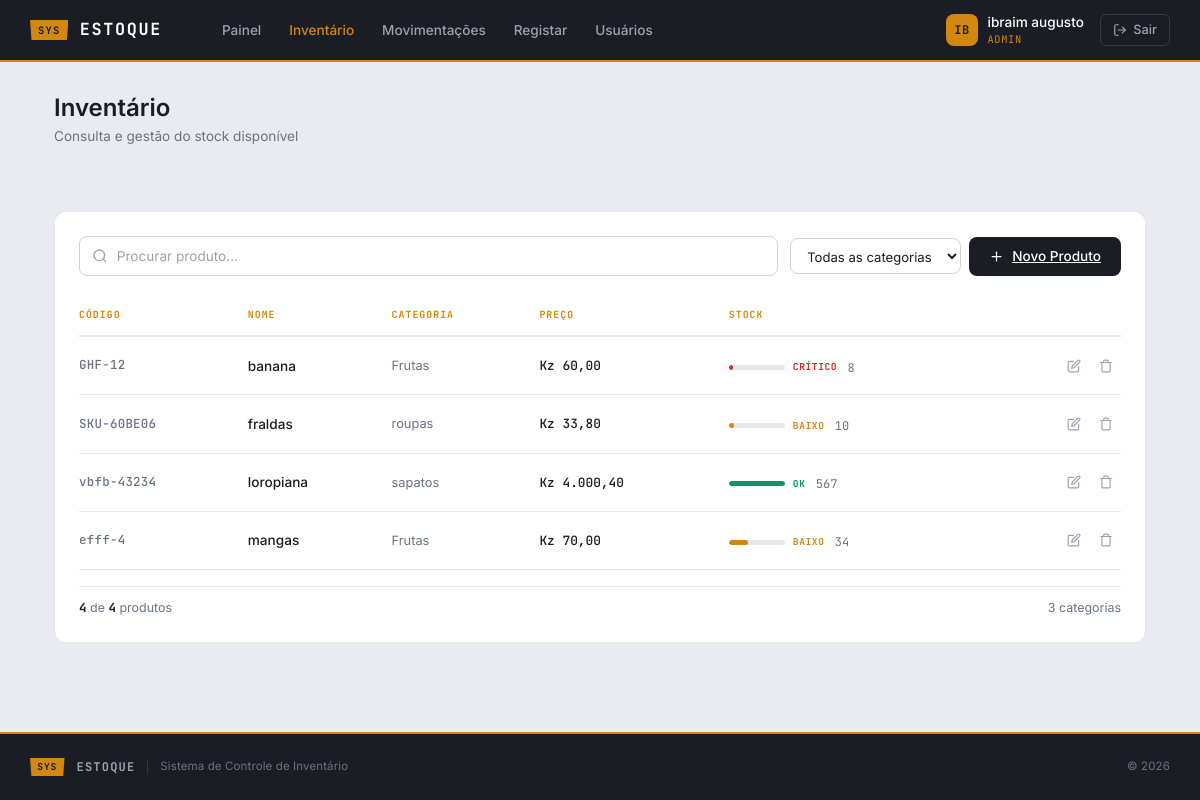
/pages/ListarProdutos.php (signed in), run on the app's committed database.
### tables this page shows
CREATE TABLE `produtos` (
  `id` int(11) NOT NULL,
  `codigo` varchar(20) NOT NULL,
  `nome` varchar(100) NOT NULL,
  `categoria` varchar(100) DEFAULT NULL,
  `preco` decimal(10,2) DEFAULT NULL,
  `quantidade` int(11) DEFAULT 0,
  `categoria_id` int(11) DEFAULT NULL
);

CREATE TABLE `categorias` (
  `id` int(11) NOT NULL,
  `nome` varchar(100) NOT NULL,
  `created_at` timestamp NOT NULL DEFAULT current_timestamp()
);

### model/Produto.php (called while the page is built, shortened)
<?php
class Produto {
    private $conn;
    public function __construct($conn) {
        $this->conn = $conn;
    }
    public function listar() {
        $sql = "SELECT p.*, c.nome AS categoria FROM produtos p LEFT JOIN categorias c ON p.categoria_id = c.id ORDER BY p.nome ASC";
        $query = $this->conn->prepare($sql);
        $query->execute();
        $resultado = $query->get_result();
        return $resultado->fetch_all(MYSQLI_ASSOC);
    }
}

### pages/ListarProdutos.php (the view, shortened to what this page needs)
<?php
require_once __DIR__ . "/../config/Database.php";
require_once __DIR__ . "/../model/Produto.php";
$db = new Database();
$conn = $db->conectar();
$produto = new Produto($conn);
$produtos = $produto->listar();
$categorias = [];
foreach ($produtos as $p) {
    if (!empty($p['categoria']) && !in_array($p['categoria'], $categorias)) {
        $categorias[] = $p['categoria'];
    }
}
sort($categorias);
$totalCount = count($produtos);
require_once "layouts/header.php";
?>
<div class="app-body">
    <div class="app-container">
        <div class="page-header">
            <h1>Inventário</h1>
            <p>Consulta e gestão do stock disponível</p>
        </div>
        <div class="card-app">
            <div class="list-toolbar">
                <div class="list-search-wrap">
                    <input type="text" class="list-search" id="searchInput" placeholder="Procurar produto..." autocomplete="off">
                </div>
                <div class="list-toolbar-right">
                    <select class="list-filter" id="categoryFilter">
                        <option value="">Todas as categorias</option>
                    </select>
                    <a href="CriaProduto.php" class="btn-primary-app">
                        <svg viewBox="0 0 24 24"><line x1="12" y1="5" x2="12" y2="19"/><line x1="5" y1="12" x2="19" y2="12"/></svg>
                        Novo Produto
                    </a>
                </div>
            </div>
            <?php if (empty($produtos)): ?>
            <div class="empty-state">
                <svg viewBox="0 0 24 24"><path d="M21 16V8a2 2 0 0 0-1-1.73l-7-4a2 2 0 0 0-2 0l-7 4A2 2 0 0 0 3 8v8a2 2 0 0 0 1 1.73l7 4a2 2 0 0 0 2 0l7-4A2 2 0 0 0 21 16z"/><polyline points="3.27 6.96 12 12.01 20.73 6.96"/><line x1="12" y1="22.08" x2="12" y2="12"/></svg>
                <h3>Nenhum produto registado</h3>
                <p>O inventário está vazio. Adicione o primeiro produto.</p>
                <a href="CriaProduto.php" class="btn-primary-app">
                    <svg viewBox="0 0 24 24"><line x1="12" y1="5" x2="12" y2="19"/><line x1="5" y1="12" x2="19" y2="12"/></svg>
                    Adicionar Produto
                </a>
            </div>
            <?php else: ?>
            <div class="list-table-wrap">
                <table class="list-table" id="productTable">
                    <thead>
                        <tr>
                            <th>Código</th>
                            <th>Nome</th>
                            <th>Categoria</th>
                            <th>Preço</th>
                            <th>Stock</th>
                            <th></th>
                        </tr>
                    </thead>
                    <tbody>
                        <?php foreach ($produtos as $p):
                            $qty = (int)$p['quantidade'];
                            if ($qty > 50) {
                                $stockLevel = 'ok';
                                $stockLabel = 'OK';
                            } elseif ($qty >= 10) {
                                $stockLevel = 'low';
                                $stockLabel = 'Baixo';
                            } else {
                                $stockLevel = 'critical';
                                $stockLabel = 'Crítico';
                            }
                            $barWidth = min(($qty / 100) * 100, 100);
                        ?>
                        <tr>
                            <td class="cell-code"><?= htmlspecialchars($p['codigo']) ?></td>
                            <td class="cell-name"><?= htmlspecialchars($p['nome']) ?></td>
                            <td class="cell-category"><?= htmlspecialchars($p['categoria'] ?? '—') ?></td>
                            <td class="cell-price">Kz <?= number_format($p['preco'], 2, ',', '.') ?></td>
                            <td>
                                <div class="stock-wrap">
                                    <div class="stock-bar">
                                        <div class="stock-bar-fill <?= $stockLevel ?>" style="width:<?= $barWidth ?>%"></div>
                                    </div>
                                    <span class="stock-label <?= $stockLevel ?>"><?= $stockLabel ?></span>
                                    <span class="stock-qty"><?= $qty ?></span>
                                </div>
                            </td>
                            <td>
                                <div class="action-group">
                                    <a href="CriaProduto.php?editar=<?= $p['id'] ?>" class="action-btn edit" title="Editar">
                                        <svg viewBox="0 0 24 24"><path d="M11 4H4a2 2 0 0 0-2 2v14a2 2 0 0 0 2 2h14a2 2 0 0 0 2-2v-7"/><path d="M18.5 2.5a2.121 2.121 0 0 1 3 3L12 15l-4 1 1-4 9.5-9.5z"/></svg>
                                    </a>
                                    <button type="button" class="action-btn delete" title="Excluir" data-bs-toggle="modal" data-bs-target="#deleteModal" data-id="<?= $p['id'] ?>" data-name="<?= htmlspecialchars($p['nome'], ENT_QUOTES) ?>">
                                        <svg viewBox="0 0 24 24"><polyline points="3 6 5 6 21 6"/><path d="M19 6v14a2 2 0 0 1-2 2H7a2 2 0 0 1-2-2V6m3 0V4a2 2 0 0 1 2-2h4a2 2 0 0 1 2 2v2"/></svg>
                                    </button>
                                </div>
                            </td>
                        </tr>
                        <?php endforeach; ?>
                    </tbody>
                </table>
            </div>
            <div class="list-summary">
                <span><strong id="visibleCount"><?= $totalCount ?></strong> de <strong><?= $totalCount ?></strong> produtos</span>
                <span><?= count($categorias) ?> categorias</span>
            </div>
            <?php endif; ?>
        </div>
    </div>
</div>
<?php require_once "layouts/footer.php"; ?>

### data on the page
produtos: codigo "GHF-12", nome "banana", categoria.nome "Frutas", preco "60,00", quantidade "CRÍTICO", quantidade "8"
produtos: codigo "SKU-60BE06", nome "fraldas", categoria.nome "roupas", preco "33,80", quantidade "BAIXO", quantidade "10"
produtos: codigo "vbfb-43234", nome "loropiana", categoria.nome "sapatos", preco "4.000,40", quantidade "OK", quantidade "567"
produtos: codigo "efff-4", nome "mangas", categoria.nome "Frutas", preco "70,00", quantidade "BAIXO", quantidade "34"

### other printed values
substr($_SESSION['nome'] ?? 'U', 0, 2) "IB"
$_SESSION['nome'] "ibraim augusto"
$_SESSION['role'] "ADMIN"
$totalCount "4"
count($categorias) "3"
